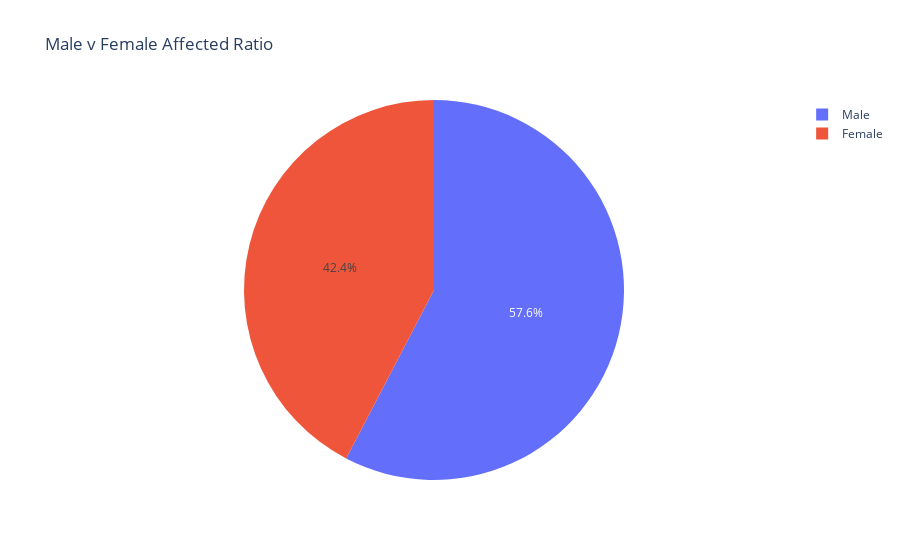

Notebook code for this chart:
### Markdown cell above
# Data analysis and modelling

### Code cell
fig = px.pie(df1, values=[df1['gender'].value_counts()[0], df1['gender'].value_counts()[1]], names=['Male', 'Female'], title='Male v Female Affected Ratio')
fig.show()

### Figure 1 — Plotly figure (JSON) as saved in the notebook; plotly's stock layout.template omitted (floating-point values rounded to 4 significant figures)
{"data": [{"domain": {"x": [0.0, 1.0], "y": [0.0, 1.0]}, "hoverlabel": {"namelength": 0}, "hovertemplate": "label=%{label}<br>value=%{value}", "labels": ["Male", "Female"], "legendgroup": "", "name": "", "showlegend": true, "type": "pie", "values": [520, 382]}], "layout": {"legend": {"tracegroupgap": 0}, "title": {"text": "Male v Female Affected Ratio"}}}
